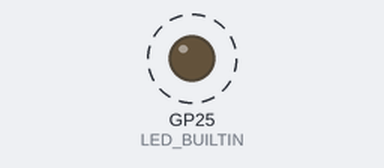
A sketch run on a simulated Raspberry Pi Pico. Parts: output pins drawn as LEDs (lit = HIGH). Dashed ring = blinking. What the sketch prints to the serial monitor is not drawn.

Above: at 0.2 s.
Timing chart, 0 to 5.8 s (numbered marks = the images above):
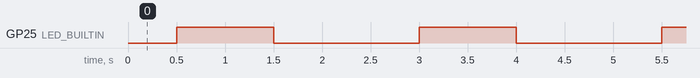

The sketch:

hellopico.ino
```cpp
// the setup routine runs once when you press reset:
void setup() {
  Serial.begin(115200);

  pinMode(LED_BUILTIN, OUTPUT);
}

// the loop routine runs over and over again forever:
void loop() {
  delay(500);

  if (rp2040.isPicoW()) {
    Serial.println("Hello Pico W!");
  } else {
    Serial.println("Hello Pico!");
  }

  digitalWrite(LED_BUILTIN, HIGH);
  delay(1000);
  digitalWrite(LED_BUILTIN, LOW);
  delay(1000);
}
```

Measured:
- by itself, GP25 (LED_BUILTIN): alternates HIGH for 1.0 s and LOW for 1.5 s
